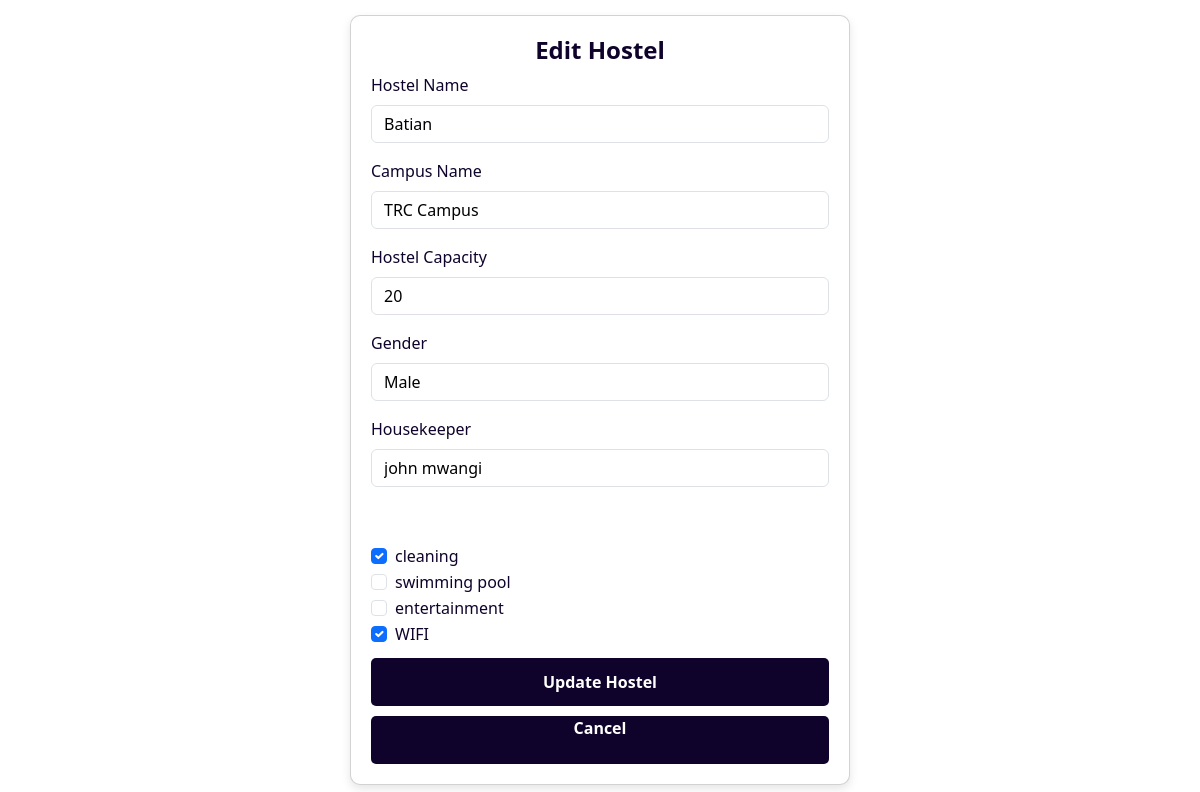
The app's page /edit_hostel.php?id=1 (signed in) with its own data.
### tables this page shows
CREATE TABLE `hostels` (
  `hostel_id` int(11) NOT NULL,
  `hostel_name` varchar(255) NOT NULL,
  `campus_id` int(11) DEFAULT NULL,
  `capacity` int(11) NOT NULL,
  `gender` varchar(10) DEFAULT NULL,
  `user_id` int(11) DEFAULT NULL
);

CREATE TABLE `campus` (
  `campus_id` int(11) NOT NULL,
  `campus_name` varchar(255) NOT NULL,
  `location` varchar(255) NOT NULL
);

CREATE TABLE `users` (
  `user_id` int(11) NOT NULL,
  `username` varchar(100) NOT NULL,
  `password` varchar(255) NOT NULL,
  `role` varchar(50) NOT NULL,
  `created_at` timestamp NOT NULL DEFAULT current_timestamp()
);

CREATE TABLE `services` (
  `id` int(11) NOT NULL,
  `service_name` varchar(255) NOT NULL
);

### edit_hostel.php (the view, shortened to what this page needs)
<?php
include('db.php');
$housekeeperList = [];
$housekeeperQuery = $conn->query("SELECT user_id, username FROM users WHERE role = 'house_manager'");
while ($row = $housekeeperQuery->fetch_assoc()) {
    $housekeeperList[] = $row;
}
$campusList = [];
$campusQuery = $conn->query("SELECT campus_name FROM campus");
while ($row = $campusQuery->fetch_assoc()) {
    $campusList[] = $row['campus_name'];
}
if (isset($_GET['id'])) {
    $hostelId = $_GET['id'];
    $stmt = $conn->prepare("SELECT h.hostel_name, c.campus_name, h.capacity, h.gender, h.user_id
                            FROM hostels h
                            JOIN campus c ON h.campus_id = c.campus_id
                            WHERE h.hostel_id = ?");
    $stmt->bind_param("i", $hostelId);
    $stmt->execute();
    $result = $stmt->get_result();
    $hostel = $result->fetch_assoc();
    $assignedServices = [];
    $assignedQuery = $conn->prepare("SELECT service_id FROM hostel_services WHERE hostel_id = ?");
    $assignedQuery->bind_param("i", $hostelId);
    $assignedQuery->execute();
    $assignedResult = $assignedQuery->get_result();
    while ($row = $assignedResult->fetch_assoc()) {
        $assignedServices[] = $row['service_id'];
    }
    $services = [];
    $serviceQuery = $conn->query("SELECT id, service_name FROM services");
    while ($row = $serviceQuery->fetch_assoc()) {
        $services[] = $row;
    }
}
?>
<!DOCTYPE html>
<html lang="en">
<head>
    <link href="https://cdn.jsdelivr.net/npm/bootstrap@5.3.3/dist/css/bootstrap.min.css" rel="stylesheet">
</head>
<body>
<div class="d-flex justify-content-center align-items-center min-vh-100">
    <div class="card">
        <h4 class="fw-bold text-center">Edit Hostel</h4>
        <form method="POST">
            <div class="mb-3">
                <label class="form-label">Hostel Name</label>
                <input type="text" name="hostel_name" class="form-control" value="<?php echo htmlspecialchars($hostel['hostel_name']); ?>" required>
            </div>
            <div class="mb-3">
                <label class="form-label">Campus Name</label>
                <select name="campus_name" class="form-control" required>
                    <?php foreach ($campusList as $campus) : ?>
                        <option value="<?php echo $campus; ?>" <?php echo ($campus == $hostel['campus_name']) ? 'selected' : ''; ?>>
                            <?php echo $campus; ?>
                        </option>
                    <?php endforeach; ?>
                </select>
            </div>
            <div class="mb-3">
                <label class="form-label">Hostel Capacity</label>
                <input type="number" name="capacity" class="form-control" value="<?php echo htmlspecialchars($hostel['capacity']); ?>" required>
            </div>
            <div class="mb-3">
                <label class="form-label">Gender</label>
                <select name="gender" class="form-control" required>
                    <option value="Male" <?php echo ($hostel['gender'] == 'Male') ? 'selected' : ''; ?>>Male</option>
                </select>
            </div>
            <div class="mb-3">
                <label class="form-label">Housekeeper</label>
                <select name="housekeeper_id" class="form-control" required>
                    <?php foreach ($housekeeperList as $housekeeper) : ?>
                        <option value="<?php echo $housekeeper['user_id']; ?>" <?php echo ($housekeeper['user_id'] == $hostel['user_id']) ? 'selected' : ''; ?>>
                            <?php echo $housekeeper['username']; ?>
                        </option>
                    <?php endforeach; ?>
                </select>
            </div>
            <h3>Services</h3>
            <?php foreach ($services as $service): ?>
                <div class="form-check">
                    <input
                        class="form-check-input"
                        type="checkbox"
                        name="services[]"
                        value="<?= $service['id'] ?>"
                        id="service<?= $service['id'] ?>"
                        <?= in_array($service['id'], $assignedServices) ? 'checked' : '' ?>
                    >
                    <label class="form-check-label" for="service<?= $service['id'] ?>">
                        <?= htmlspecialchars($service['service_name']) ?>
                    </label>
                </div>
            <?php endforeach; ?>
            <button type="submit" class="btn_update">Update Hostel</button>
        </form>
        <a href="hostel_management.php" class="btn_cancel">Cancel</a>
    </div>
</div>
</body>
</html>

### edit_hostel.php (style rules this page uses)
body { background-color: white; }
.card { width: 500px; background-color: rgb(255, 255, 255); color: white; border-radius: 10px; padding: 20px; box-shadow: 0px 4px 10px rgba(0, 0, 0, 0.1); }
.form-control { background-color: white; color: black; }
.btn_update, .btn_cancel { background-color: #0f032b; color: white; width: 100%; height: 6vh; border-radius: 5px; border: none; font-weight: bold; margin-top: 10px; }
a { text-align: center; text-decoration: none; display: block; margin-top: 10px; }
label, h4 { color: #0f032b; }

### records on screen
hostels: hostel_name "Batian", capacity "20", gender "Male", housekeeper_id "john mwangi"
campus: campus_name "TRC Campus"
services: id "☑", service_name "cleaning"
services: service_name "swimming pool"
services: service_name "entertainment"
services: id "☑", service_name "WIFI"
